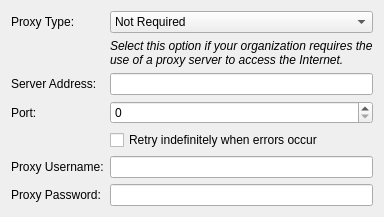
     <widget class="QWidget" name="proxyTab">
      <attribute name="title">
       <string>Proxies</string>
      </attribute>
      <layout class="QFormLayout" name="formLayout_2">
       <property name="fieldGrowthPolicy">
        <enum>QFormLayout::ExpandingFieldsGrow</enum>
       </property>
       <property name="verticalSpacing">
        <number>6</number>
       </property>
       <item row="1" column="0">
        <widget class="QLabel" name="label_11">
         <property name="toolTip">
          <string>Proxy type: HTTP or SOCKS</string>
         </property>
         <property name="text">
          <string>Proxy Type:</string>
         </property>
         <property name="buddy">
          <cstring>cmbProxyType</cstring>
         </property>
        </widget>
       </item>
       <item row="1" column="1">
        <widget class="QComboBox" name="cmbProxyType">
         <property name="sizePolicy">
          <sizepolicy hsizetype="Expanding" vsizetype="Fixed">
           <horstretch>0</horstretch>
           <verstretch>0</verstretch>
          </sizepolicy>
         </property>
         <property name="minimumSize">
          <size>
           <width>0</width>
           <height>0</height>
          </size>
         </property>
         <property name="toolTip">
          <string>Proxy type: HTTP or SOCKS</string>
         </property>
         <item>
          <property name="text">
           <string>Not Required</string>
          </property>
         </item>
         <item>
          <property name="text">
           <string>HTTP</string>
          </property>
         </item>
         <item>
          <property name="text">
           <string>SOCKS</string>
          </property>
         </item>
        </widget>
       </item>
       <item row="2" column="1">
        <widget class="QLabel" name="lbProxyType">
         <property name="sizePolicy">
          <sizepolicy hsizetype="Expanding" vsizetype="Expanding">
           <horstretch>0</horstretch>
           <verstretch>0</verstretch>
          </sizepolicy>
         </property>
         <property name="font">
          <font>
           <italic>true</italic>
          </font>
         </property>
         <property name="text">
          <string>Select this option if your organization requires the use of a proxy server to access the Internet.</string>
         </property>
         <property name="wordWrap">
          <bool>true</bool>
         </property>
        </widget>
       </item>
       <item row="3" column="0">
        <widget class="QLabel" name="label_12">
         <property name="toolTip">
          <string>Connect to remote host through a proxy with this address.</string>
         </property>
         <property name="text">
          <string>Server Address:</string>
         </property>
         <property name="buddy">
          <cstring>proxyServerAddress</cstring>
         </property>
        </widget>
       </item>
       <item row="3" column="1">
        <widget class="QLineEdit" name="proxyServerAddress">
         <property name="toolTip">
          <string>Connect to remote host through a proxy with this address.</string>
         </property>
         <property name="clearButtonEnabled">
          <bool>true</bool>
         </property>
        </widget>
       </item>
       <item row="4" column="0">
        <widget class="QLabel" name="label_13">
         <property name="toolTip">
          <string>Connect to remote host through a proxy with this port.</string>
         </property>
         <property name="text">
          <string>Port:</string>
         </property>
         <property name="buddy">
          <cstring>sbProxyPort</cstring>
         </property>
        </widget>
       </item>
       <item row="4" column="1">
        <widget class="QSpinBox" name="sbProxyPort">
         <property name="sizePolicy">
          <sizepolicy hsizetype="Expanding" vsizetype="Fixed">
           <horstretch>0</horstretch>
           <verstretch>0</verstretch>
          </sizepolicy>
         </property>
         <property name="toolTip">
          <string>Connect to remote host through a proxy with this port.</string>
         </property>
         <property name="maximum">
          <number>65535</number>
         </property>
        </widget>
       </item>
       <item row="8" column="0">
        <widget class="QLabel" name="label_14">
         <property name="toolTip">
          <string>HTTP/SOCKS proxy username passed to OpenVPN when prompted for it.</string>
         </property>
         <property name="text">
          <string>Proxy Username:</string>
         </property>
         <property name="buddy">
          <cstring>proxyUsername</cstring>
         </property>
        </widget>
       </item>
       <item row="8" column="1">
        <widget class="PasswordField" name="proxyUsername">
         <property name="toolTip">
          <string>HTTP/SOCKS proxy username passed to OpenVPN when prompted for it.</string>
         </property>
         <property name="passwordModeEnabled" stdset="0">
          <bool>true</bool>
         </property>
        </widget>
       </item>
       <item row="9" column="0">
        <widget class="QLabel" name="label_15">
         <property name="toolTip">
          <string>HTTP/SOCKS proxy password passed to OpenVPN when prompted for it.</string>
         </property>
         <property name="text">
          <string>Proxy Password:</string>
         </property>
         <property name="buddy">
          <cstring>proxyPassword</cstring>
         </property>
        </widget>
       </item>
       <item row="9" column="1">
        <layout class="QHBoxLayout" name="horizontalLayout_14">
         <item>
          <widget class="PasswordField" name="proxyPassword">
           <property name="toolTip">
            <string>HTTP/SOCKS proxy password passed to OpenVPN when prompted for it.</string>
           </property>
           <property name="passwordModeEnabled" stdset="0">
            <bool>true</bool>
           </property>
          </widget>
         </item>
        </layout>
       </item>
       <item row="7" column="1">
        <widget class="QCheckBox" name="chkProxyRetry">
         <property name="toolTip">
          <string>Retry indefinitely on proxy errors. It simulates a SIGUSR1 reset.</string>
         </property>
         <property name="text">
          <string>Retry indefinitely when errors occur</string>
         </property>
        </widget>
       </item>
      </layout>
     </widget>
